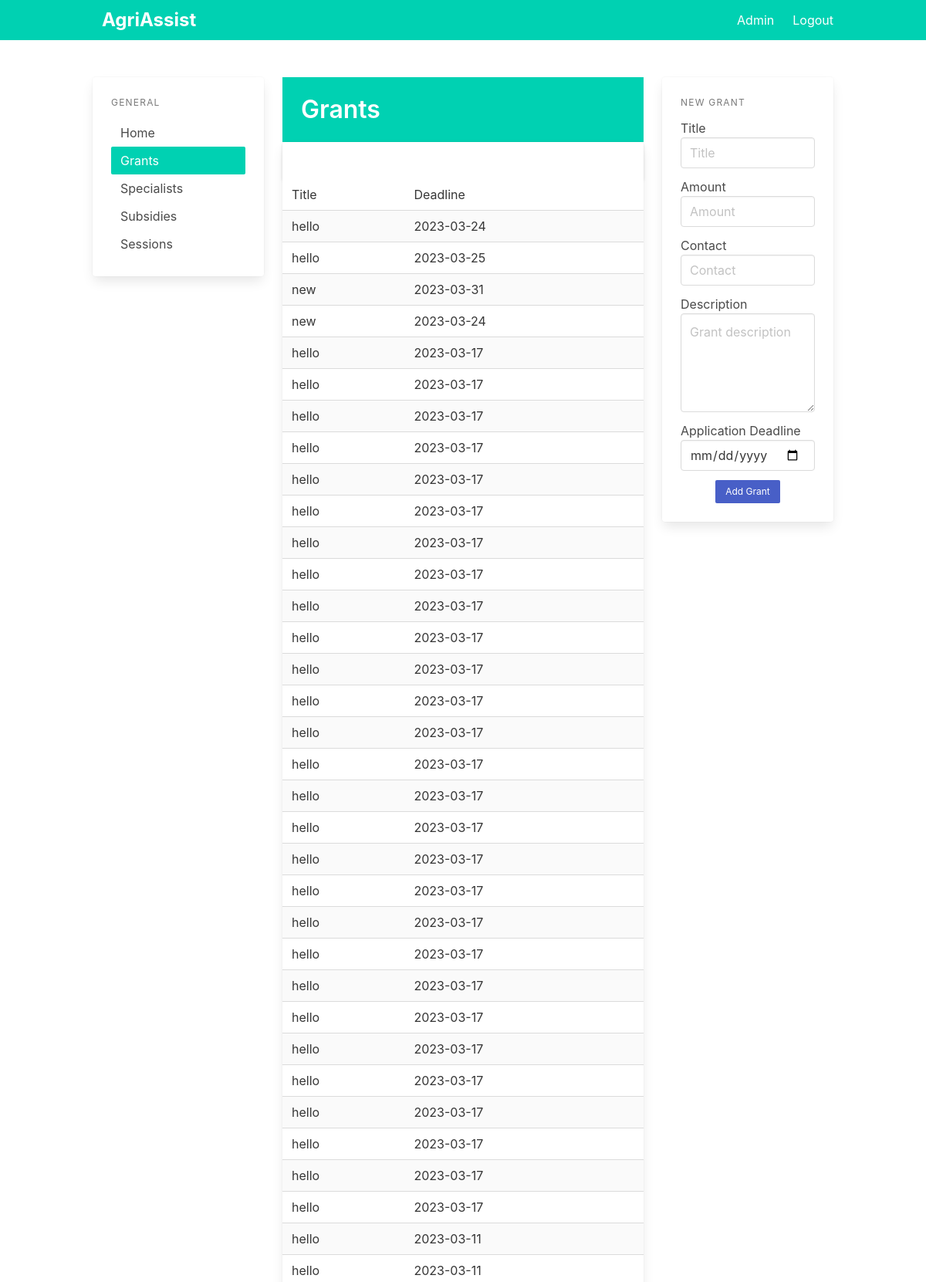
Page /grants (signed in, upper part) on the committed database.
### app/models.py (models this page shows)
class Grant(db.Model):
    id = db.Column(db.Integer, primary_key=True)
    title = db.Column(db.String(100))
    description = db.Column(db.String)
    amount = db.Column(db.String)
    application_deadline = db.Column(db.Date)
    contact = db.Column(db.String)

### app/pages.py (the view, shortened to what this page needs)
@page.route('/grants', methods=['GET', 'POST'])
@login_required
def grants():
    grants = Grant.query.all()
    return render_template('grants.html', grants=grants)

### app/__init__.py (called while the page is built)
def create_app():
    app = Flask(__name__)
    app.config.from_pyfile('settings.py')
    app.config["FLASK_DEBUG"] = True
    app.config['SECRET_KEY'] = 'secret-key-goes-here'
    app.config['SQLALCHEMY_DATABASE_URI'] = 'sqlite:///db.sqlite'
    db.init_app(app)
    login_manager = LoginManager()
    login_manager.login_view = 'auth.login'
    login_manager.init_app(app)
    from .models import Admin
    @login_manager.user_loader
    def load_user(user_id):
        return Admin.query.get(int(user_id))
    with app.app_context():
        db.create_all()
    from .auth import auth as auth_blueprint
    app.register_blueprint(auth_blueprint)
    from .pages import page as page_blueprint
    app.register_blueprint(page_blueprint)
    from .main import main as main_blueprint
    app.register_blueprint(main_blueprint)
    return app

### app/templates/grants.html (shortened to what this page needs)
{% extends "base.html" %}
{% block content %}
<div class="columns">
    <div class="column is-3">
        <div class="card">
            <aside class="menu is-hidden-mobile card-content">
                <p class="menu-label">
                    General
                </p>
                <ul class="menu-list">
                    <li><a href="/">Home</a></li>
                    <li><a href="{{ url_for('page.grants') }}" class="has-background-primary has-text-white">Grants</a>
                    </li>
                    <li><a href="{{ url_for('page.specialists') }}">Specialists</a></li>
                    <li><a href="{{ url_for('page.subsidies') }}">Subsidies</a></li>
                    <li><a href="{{ url_for('page.sessions') }}">Sessions</a></li>
                </ul>
            </aside>
        </div>
    </div>
    <div class="column is-6">
        <section class="hero is-primary welcome is-small">
            <div class="hero-body">
                <div class="">
                    <h1 class="title">
                        Grants
                    </h1>
                </div>
            </div>
        </section>
        <div class="is-3">
            <div class="card events-card">
                <header class="card-header">
                    <a href="#" class="card-header-icon" aria-label="more options">
                        <span class="icon">
                        </span>
                    </a>
                </header>
                <div class="card-table">
                    <div class="content">
                        <table class="table is-fullwidth is-striped">
                            <tbody>
                                <tr>
                                    <td>Title</td>
                                    <td>Deadline</td>
                                </tr>
                                {% for grant in grants %}
                                <tr>
                                    <td>{{grant.title}}</td>
                                    <td>{{grant.application_deadline}}</td>
                                </tr>
                                {% endfor %}
                            </tbody>
                        </table>
                    </div>
                </div>
            </div>
        </div>
        <br />
    </div>
    <div class="column is-3">
        <div class="card">
            <div class="card-content">
                <div class="content">
                    <aside class="menu is-hidden-mobile">
                        <p class="menu-label">
                            New Grant
                        </p>
                        <div class="file is-centered is-boxed is-success has-name">
                            <form method="POST">
                                <div class="field">
                                    <div class="control">
                                        <label>Title</label>
                                        <input class="input" type="text" placeholder="Title" name="title">
                                    </div>
                                </div>
                                <div class="field">
                                    <div class="control">
                                        <label>Amount</label>
                                        <input class="input" type="text" placeholder="Amount" name="amount">
                                    </div>
                                </div>
                                <div class="field">
                                    <div class="control">
                                        <label>Contact</label>
                                        <input class="input" type="text" placeholder="Contact" name="contact">
                                    </div>
                                </div>
                                <div class="field">
                                    <div class="control">
                                        <label>Description</label>
                                        <textarea class="textarea" placeholder="Grant description"
                                            name="description"></textarea>
                                    </div>
                                </div>
                                <div class="field">
                                    <div class="control">
                                        <label>Application Deadline</label>
                                        <input class="input" type="date" name="deadline">
                                    </div>
                                </div>
                                <div class="field">
                                    <div class="field is-grouped is-grouped-centered">
                                        <p class="control">
                                            <input type="submit" value="Add Grant"
                                                class="button is-primary is-link is-small">
                                        </p>
                                    </div>
                                </div>
                            </form>
                        </div>
                    </aside>
                </div>
            </div>
        </div>
    </div>
</div>
{% endblock %}

### rows in the picture
Grant: title "hello", application_deadline "2023-03-24"
Grant: title "hello", application_deadline "2023-03-25"
Grant: title "new", application_deadline "2023-03-31"
Grant: title "new", application_deadline "2023-03-24"
Grant: title "hello", application_deadline "2023-03-17"
Grant: title "hello", application_deadline "2023-03-17"
Grant: title "hello", application_deadline "2023-03-17"
Grant: title "hello", application_deadline "2023-03-17"
Grant: title "hello", application_deadline "2023-03-17"
Grant: title "hello", application_deadline "2023-03-17"
Grant: title "hello", application_deadline "2023-03-17"
Grant: title "hello", application_deadline "2023-03-17"
Grant: title "hello", application_deadline "2023-03-17"
Grant: title "hello", application_deadline "2023-03-17"
Grant: title "hello", application_deadline "2023-03-17"
Grant: title "hello", application_deadline "2023-03-17"
Grant: title "hello", application_deadline "2023-03-17"
Grant: title "hello", application_deadline "2023-03-17"
Grant: title "hello", application_deadline "2023-03-17"
Grant: title "hello", application_deadline "2023-03-17"
Grant: title "hello", application_deadline "2023-03-17"
Grant: title "hello", application_deadline "2023-03-17"
Grant: title "hello", application_deadline "2023-03-17"
Grant: title "hello", application_deadline "2023-03-17"
Grant: title "hello", application_deadline "2023-03-17"
Grant: title "hello", application_deadline "2023-03-17"
Grant: title "hello", application_deadline "2023-03-17"
Grant: title "hello", application_deadline "2023-03-17"
Grant: title "hello", application_deadline "2023-03-17"
Grant: title "hello", application_deadline "2023-03-17"
Grant: title "hello", application_deadline "2023-03-17"
Grant: title "hello", application_deadline "2023-03-17"
Grant: title "hello", application_deadline "2023-03-11"
Grant: title "hello", application_deadline "2023-03-11"
